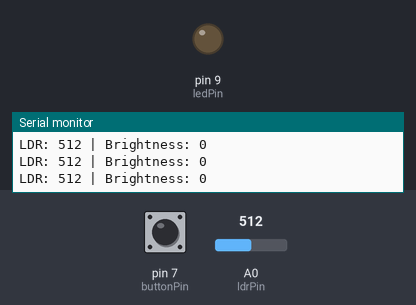
This sketch was run on a simulated Arduino Uno, built with avr-gcc and run on an emulated ATmega328P. Shown: output pins drawn as LEDs (lit = HIGH), the last lines printed to the serial monitor. The test bench sets the inputs (shaded band); at power-on: pin 7 (buttonPin) HIGH, A0 (ldrPin) = 512.

Above: at 1.2 s.
1.3 s: pin 7 (buttonPin) pulled LOW for 0.15 s
At 3.1 s:
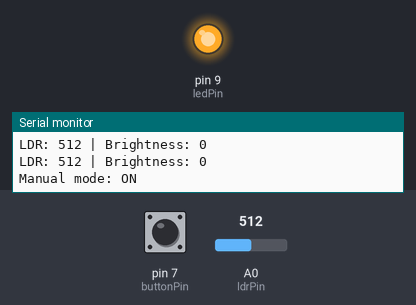
3.6 s: pin 7 (buttonPin) pulled LOW for 1 s
At 4.9 s:
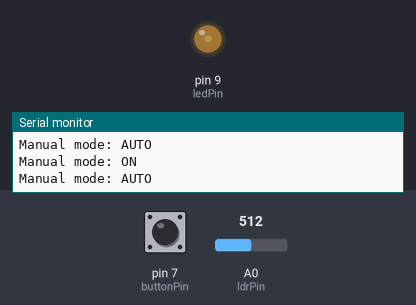
6.5 s: A0 (ldrPin) set to 487
At 7.4 s:
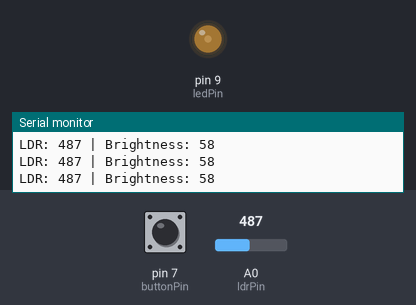
8.2 s: A0 (ldrPin) set to 510
At 8.6 s:
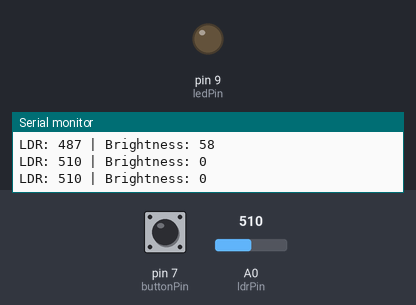
9.8 s: A0 (ldrPin) set to 140
At 10.21 s:
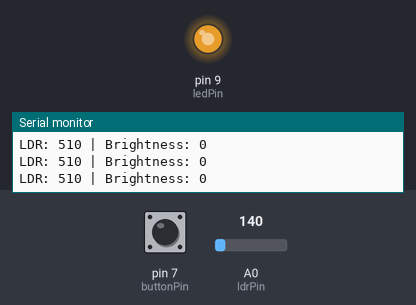
11.8 s: A0 (ldrPin) set to 511
At 13.0 s:
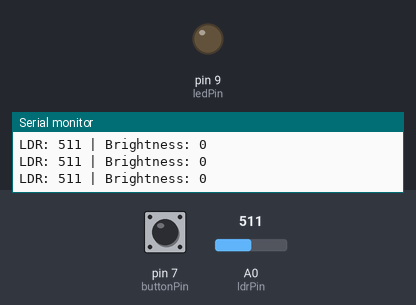
Timing chart, 0 to 14.8 s (numbered marks = the images above; inputs shaded):
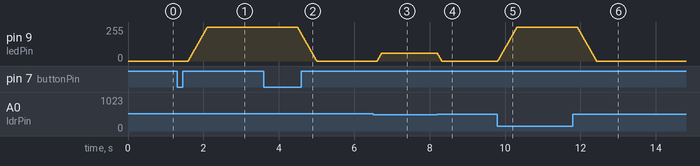

Measured:
- after the input at 1.3 s, pin 9 (ledPin): moves from 0/255 to 255/255 over 0.50 s, starting after 0.30 s
- after the input at 3.6 s, pin 9 (ledPin): moves from 255/255 to 0/255 over 0.50 s, starting after 0.90 s
- after the input at 6.5 s, pin 9 (ledPin): moves from 0/255 to 58/255 over 0.11 s, starting after 0.11 s
- after the input at 8.2 s, pin 9 (ledPin): moves from 58/255 to 0/255 over 0.11 s, starting at once
- after the input at 9.8 s, pin 9 (ledPin): moves from 0/255 to 255/255 over 0.50 s, starting at once
- after the input at 11.8 s, pin 9 (ledPin): moves from 255/255 to 0/255 over 0.50 s, starting after 0.12 s

The sketch:

auto_dimming_night_light.ino
```cpp
/*
 * Auto-Dimming Night Light
 * =========================
 * Automatically turns on LED when dark, with smooth brightness
 * based on ambient light level. Turns off during daytime.
 * Uses PWM for smooth fade transitions.
 *
 * Hardware:
 *   - LDR (Light Dependent Resistor) + 10k resistor
 *   - LEDs (warm white recommended) or LED strip
 *   - TIP120 NPN Transistor (for LED strips) OR direct drive
 *
 * Wiring:
 *
 *   LDR (Voltage Divider):
 *     LDR -> 5V
 *     LDR -> A0 --- 10k Resistor ---| GND
 *
 *   LED (Single LED or small group):
 *     LED Anode -> 5V (via 150ohm resistor per LED)
 *     LED Cathode -> Pin 9 (PWM)
 *     Note: For multiple LEDs or strips, use TIP120 transistor:
 *       LED+ -> 12V adapter -> LED strip VCC
 *       LED strip GND -> TIP120 Collector
 *       TIP120 Emitter -> GND
 *       TIP120 Base   -> 1k resistor -> Pin 9
 *
 *   Optional Button (manual override):
 *     Button Pin 1 -> Pin 7
 *     Button Pin 2 -> GND
 *
 * Usage:
 *   1. Open Serial Monitor and note LDR readings:
 *      - In a bright room: ~600-900 (adjust BRIGHT_DARK)
 *      - In darkness: ~100-200 (adjust DARK_LEVEL)
 *   2. Adjust thresholds below for your environment.
 *   3. The LED will smoothly fade based on ambient light.
 */

const int ldrPin = A0;
const int ledPin = 9;
const int buttonPin = 7;

// LDR Thresholds - CALIBRATE THESE for your setup!
const int LIGHT_LEVEL = 500;  // Below = getting dark
const int DARK_LEVEL = 150;   // Below = fully dark

// LED brightness range (PWM: 0-255)
const int MIN_BRIGHTNESS = 50;   // Minimum LED brightness when dark
const int MAX_BRIGHTNESS = 255;  // Full brightness in darkness

// Smooth transition settings
const int FADE_STEP = 5;         // How fast brightness changes per cycle
const int CHECK_INTERVAL = 200;  // ms between sensor reads

unsigned long lastCheck = 0;
int currentBrightness = 0;
bool manualOverride = false;

void setup() {
  Serial.begin(9600);
  pinMode(ledPin, OUTPUT);
  pinMode(buttonPin, INPUT_PULLUP);

  analogWrite(ledPin, 0);

  Serial.println("=== Auto-Dimming Night Light ===");
  Serial.println("Place sensor in its final location first.");
  Serial.println("Press button to toggle manual override.");
}

void loop() {
  unsigned long now = millis();

  // Check button for manual toggle
  if (digitalRead(buttonPin) == LOW) {
    manualOverride = !manualOverride;
    if (manualOverride) {
      Serial.println("Manual mode: ON");
    } else {
      Serial.println("Manual mode: AUTO");
    }
    delay(300); // Debounce
  }

  if (now - lastCheck >= CHECK_INTERVAL) {
    lastCheck = now;

    if (manualOverride) {
      // Manual mode: keep LED at max
      fadeTo(MAX_BRIGHTNESS);
    } else {
      int ldrValue = analogRead(ldrPin);
      int targetBrightness = calculateBrightness(ldrValue);
      fadeTo(targetBrightness);

      Serial.print("LDR: ");
      Serial.print(ldrValue);
      Serial.print(" | Brightness: ");
      Serial.println(currentBrightness);
    }
  }
}

int calculateBrightness(int ldrValue) {
  if (ldrValue < DARK_LEVEL) {
    return MAX_BRIGHTNESS;  // Fully dark, max brightness
  } else if (ldrValue > LIGHT_LEVEL) {
    return 0;               // Bright enough, LED off
  }

  // Map dark-to-light range to brightness range
  int brightness = map(ldrValue, DARK_LEVEL, LIGHT_LEVEL, MAX_BRIGHTNESS, MIN_BRIGHTNESS);
  return brightness;
}

void fadeTo(int target) {
  // Smooth transition (prevents jarring brightness jumps)
  while (currentBrightness != target) {
    if (currentBrightness < target) {
      currentBrightness += FADE_STEP;
      if (currentBrightness > target) currentBrightness = target;
    } else {
      currentBrightness -= FADE_STEP;
      if (currentBrightness < target) currentBrightness = target;
    }
    analogWrite(ledPin, currentBrightness);
    delay(10);
  }
}
```
